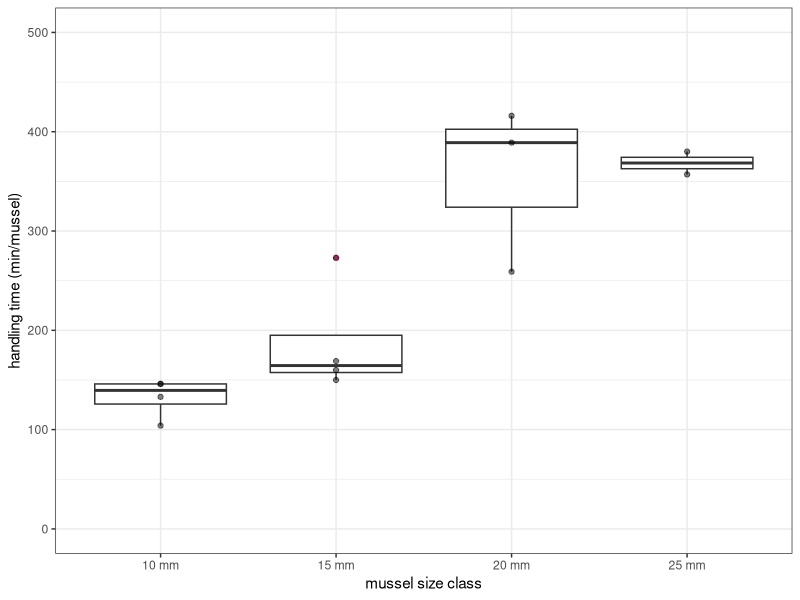
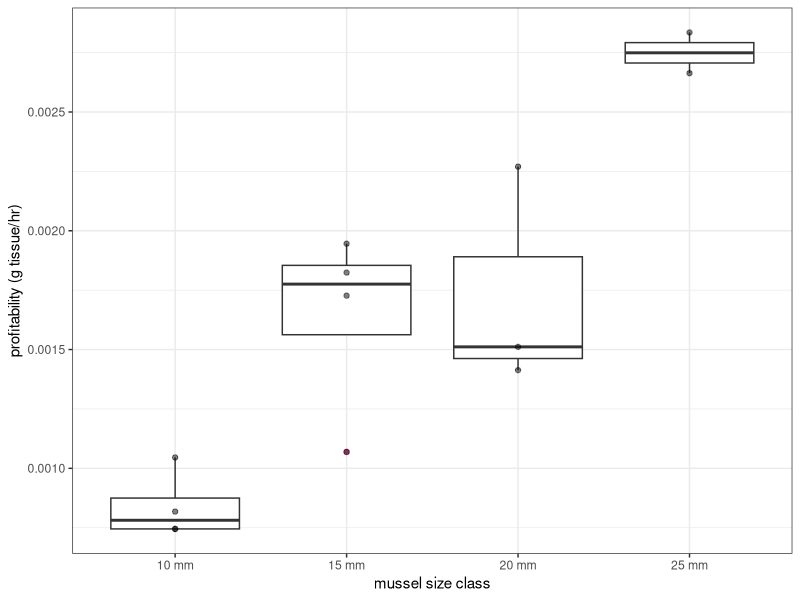

Source code (R) for these figures, in order:
## ---- chunk 1
# read in data
seastars <- read.csv(file = "./data/hw01_data.csv")
feeding <- read.csv(file = "./data/hw01_data_2.csv")

# load packages
suppressMessages(library(tidyverse))

# examine data
str(seastars)
str(feeding)

# rename variables
feeding <- feeding %>% 
  rename(prey_size = Prey_size, 
         prof = Profitability_g_per_min,
         feed_time = feeding_time_1_hr_d, 
         hand_time = Handling_time_min) 

# calculate proportion of mussels eaten in each size class
seastars %>% 
  mutate(total_mussels_eaten = sum(eaten_day_seastar)) %>% 
  group_by(mussel_size_mm) %>% 
  summarise(total_eaten_per_size = sum(eaten_day_seastar)) %>% View
  
## ---- chunk 2
# handling time vs mussel size 
ggplot(feeding, aes(x = as.factor(prey_size), y = hand_time)) + 
  geom_boxplot(outlier.colour = "hotpink") +
  geom_jitter(position = position_jitter(width = 0, height = 0), alpha = 1/2) + 
  ylab("handling time (min/mussel)") +
  xlab("mussel size class") +
  scale_x_discrete(labels = c("10" = "10 mm", "15" = "15 mm",
                              "20" = "20 mm", "25" = "25 mm")) +
  theme_bw() +
  expand_limits(y = c(0, 500))

## ---- chunk 3

ggplot(feeding, aes(x = as.factor(prey_size), y = prof)) + 
  geom_boxplot(outlier.colour = "hotpink") + 
  geom_jitter(position = position_jitter(width = 0, height = 0), alpha = 1/2) + 
  ylab("profitability (g tissue/hr)") + 
  xlab("mussel size class") + 
  scale_x_discrete(labels = c("10" = "10 mm", "15" = "15 mm",
                              "20" = "20 mm", "25" = "25 mm")) +
  theme_bw()

